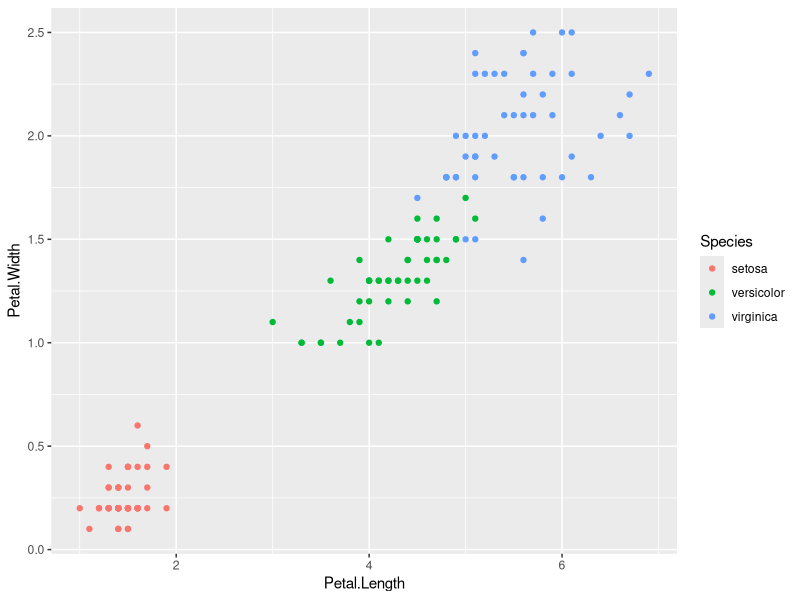
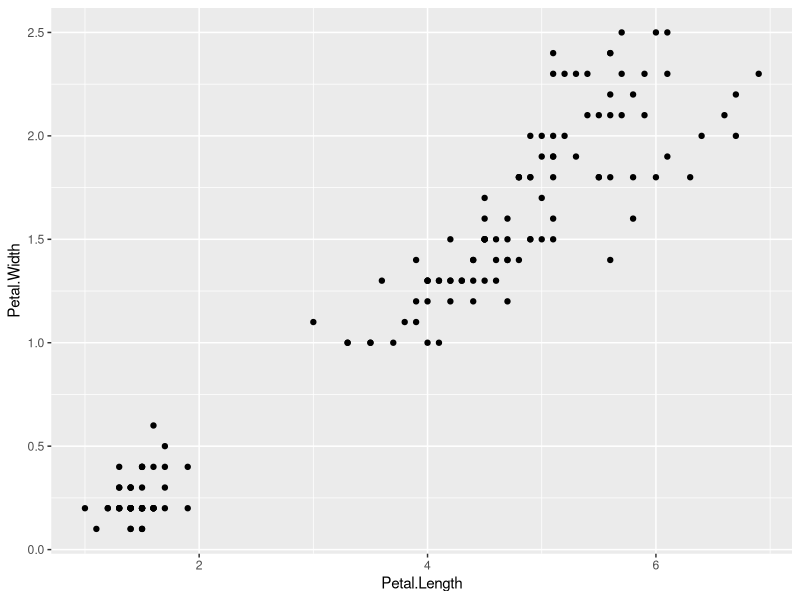
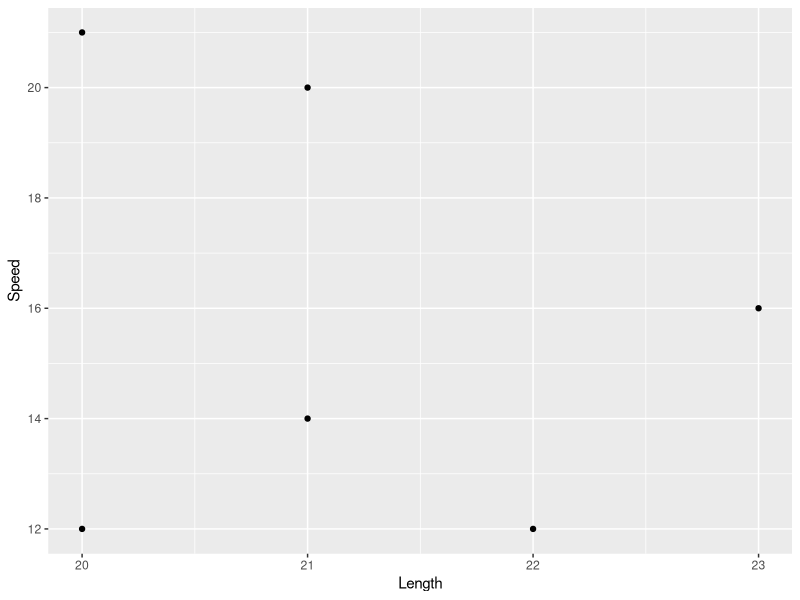

Generate these figures, in order, with R:
library(datasets)
head(iris)
library(ggplot2)
ggplot(iris, aes(Petal.Length, Petal.Width, color = Species)) + geom_point()
set.seed(20)
irisCluster <- kmeans(iris[, 3:4], 3, nstart = 20)
irisCluster
irisCluster$cluster <- as.factor(irisCluster$cluster)
ggplot(iris, aes(Petal.Length, Petal.Width, color = iris$cluster)) + geom_point()


Length<-c(20,21,22,23,21,20)
Speed<-c(12,14,12,16,20,21)
df<-data.frame(Length,Speed)
clus<-kmeans(df,5,nstart=20)
clus
ggplot(df,aes(Length,Speed))+geom_point()
